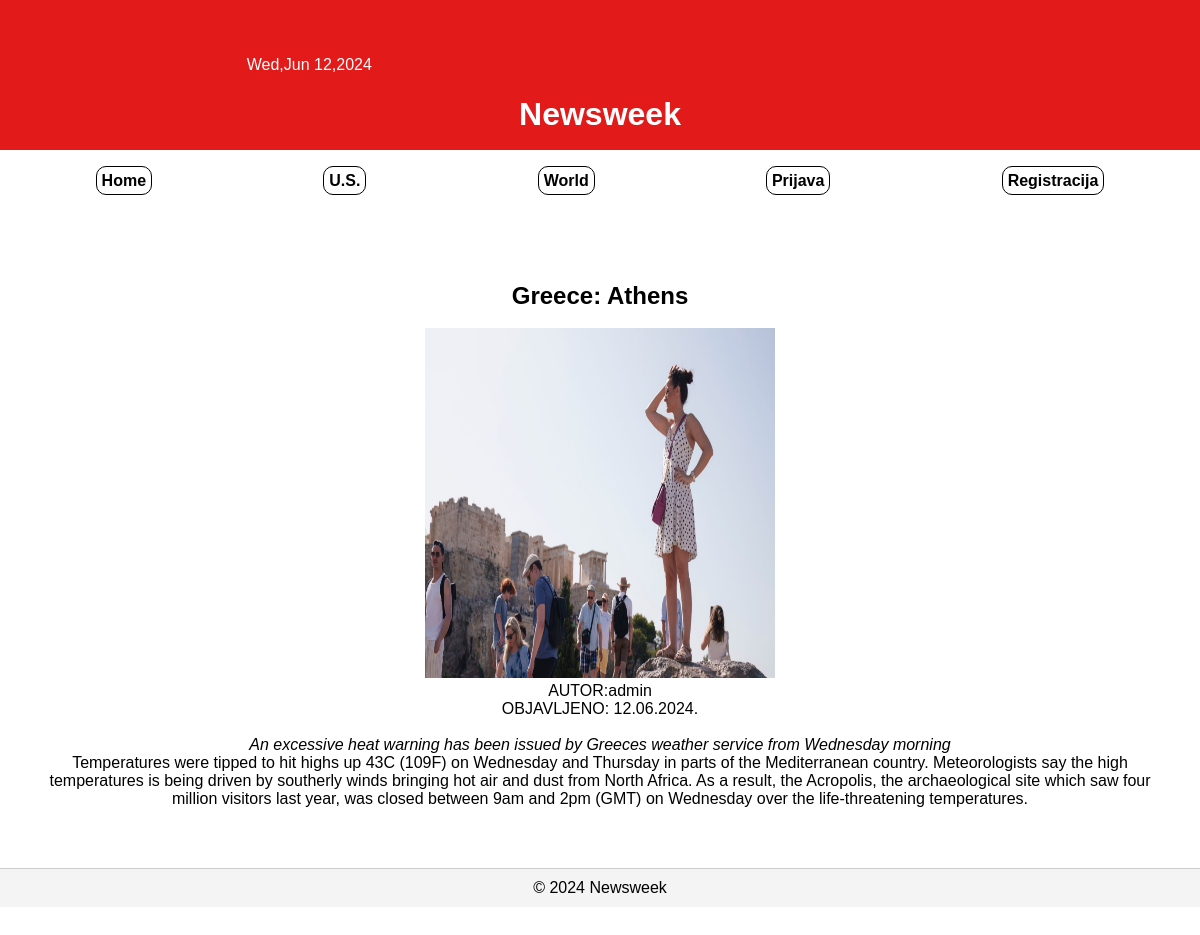
The page /clanak.php?id=25 on the database its author committed.
### tables this page shows
CREATE TABLE `vijesti` (
  `id` int NOT NULL,
  `datum` varchar(32) NOT NULL,
  `naslov` varchar(64) NOT NULL,
  `sazetak` text NOT NULL,
  `tekst` text NOT NULL,
  `slika` varchar(64) NOT NULL,
  `kategorija` varchar(64) NOT NULL,
  `arhiva` int NOT NULL
);

### clanak.php (the view, shortened to what this page needs)
<?php
include  'connect.php';
$datum = date('D,M d,Y');
if (isset($_GET['id'])) {
    $article_id = intval($_GET['id']);
} else {
    echo "<script>alert('Nema post id-a')</script>";
    die();
}
$sql = "SELECT kategorija, naslov, datum, slika, sazetak, tekst FROM vijesti WHERE id = $article_id";
$result = $dbc->query($sql);
if ($result->num_rows > 0) {
    $row = $result->fetch_assoc();
} else {
    echo "<script>alert('Nema rezultata')</script>";
    die();
}
?>
<!DOCTYPE html>
<html lang="en">
<head>
    <link rel="stylesheet" href="style.css">
</head>
<body>
<header>
<div class="datum">
    <?php echo $datum ?>
</div>
<div class="korisnik">
</div>
<div class="header-naslov">
    <h1>Newsweek</h1>
</div>
</header>
<nav>
<ul>
    <li><a href="index.php">Home</a></li>
    <li><a href="kategorija.php?id=us">U.S.</a></li>
    <li><a href="kategorija.php?id=world">World</a></li>
    <?php if (isset($_SESSION['korisnicko_ime'])): ?>
        <li><a onclick="checkRazina()">Administracija</a></li>
    <?php else: ?>
        <li><a href="prijava.php">Prijava</a></li>
        <li><a href="registracija.php">Registracija</a></li>
    <?php endif; ?>
</ul>
</nav>
    <main>
        <section role="main">
            <div class="row sredina">
            <h1 class="title"><?php
                echo $row['naslov'];
                ?></h1>
                 <br>
            <section class="slikaDivClanak">
                <?php
                echo '<img class="slikaClanak" src="' . $row['slika'] . '">';
                ?>
            </section>
                <p>AUTOR:admin</p>
                <p>OBJAVLJENO: <?php
                echo "<span>" . $row['datum'] . "</span>";
                ?></p>
                  <br>
            <section class="about">
                <p>
                    <?php
                    echo "<i>" . $row['sazetak'] . "</i>";
                    ?>
                </p>
            </section>
            <section class="sadrzaj">
                <p>
                    <?php
                    echo $row['tekst'];
                    ?>
                </p>
            </section>
            </div>
        </section>
    </main>
    <footer>
        <p>&copy; 2024 Newsweek</p>
    </footer>
</body>
</html>

### style.css (style rules this page uses)
* { margin: 0; padding: 0; box-sizing: border-box; }
body { font-family: Arial, sans-serif; height: 1000px; }
header { width: 100%; height: 150px; background-color: #e21a1a; color: white; padding: 30px; }
.header-naslov { text-align: center; width: 100%; height: 40px; }
.datum { width: 49%; height:40px; display: inline-block; text-align: center; }
.korisnik { width: 49%; height: 40px; display: inline-block; text-align: center; }
nav ul { margin-top: 12px; margin-bottom: 12px; padding: 10px; list-style: none; display: flex; justify-content: space-around; }
nav ul li a { color: black; text-decoration:none; font-weight: bold; padding: 5px; border: 1px solid black; border-radius: 10px; }
main { padding: 20px; }
footer { padding: 10px; background: #f4f4f4; border-top: 1px solid #ccc; margin-top: 20px; text-align: center; }
.slikaDivClanak { margin: 0 auto; }
.slikaClanak { width:350px; height:350px; }
.sredina { text-align: center; margin-top: 30px; padding: 20px; }
.title { text-align: center; }

### rows shown on the page
vijesti: naslov "Greece: Athens", slika (picture), datum "12.06.2024.", sazetak "An excessive heat warning has been issued by Greeces weather service from Wednesday morning", tekst "Temperatures were tipped to hit highs up 43C (109F) on Wednesday and Thursday in parts of the Mediterranean country. Meteorologists say the high temperatures is being driven by southerly winds bringing hot air and dust from North Africa. As a result, the Acropolis, the archaeological site which saw four million visitors last year, was closed between 9am and 2pm (GMT) on Wednesday over the life-threatening temperatures."
